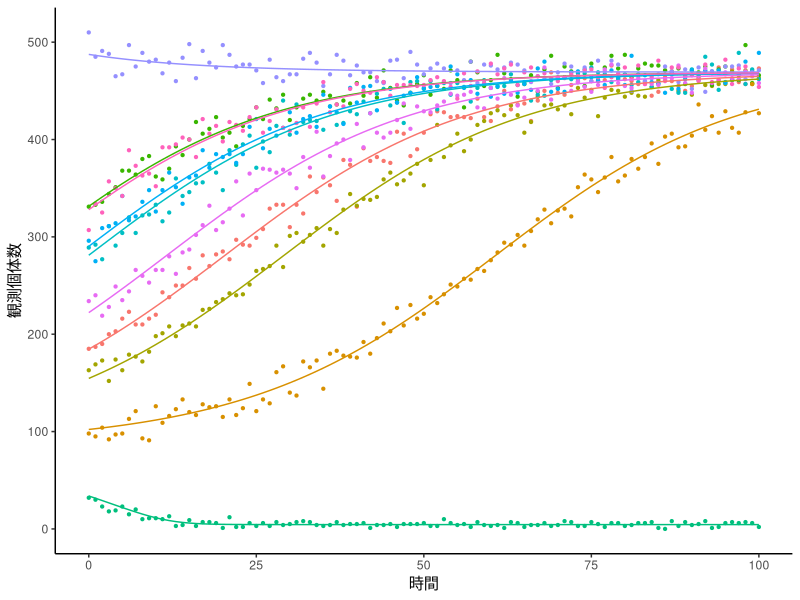

Write the R code that produced this figure.
library(deSolve)
library(ggplot2)
library(dplyr)
library(tidyr)

# 微分方程式の定義
Ppun_aggr <- function(t, x, params) {
  alpha <- params["alpha"]
  beta <- params["beta"]
  s <- params["s"]
  N <- params["N"]
  
  dxdt <- (alpha + beta * x[1]) * (N - x[1]) - (s * x[1]) / (s + x[1])
  
  list(c(dxdt))
}

# パラメータの設定
alpha <- 0.0045
beta <- 0.00015
s <- 10
N <- 600
times <- seq(0, 100, by = 1)  # 時間範囲

# 初期値をランダムにして10個のデータを生成
set.seed(100) 
initial_values <- runif(10, min = 0, max = N)
results <- list()

for (i in 1:10) {
  x0 <- initial_values[i]
  params <- c(alpha = alpha, beta = beta, s = s, N = N)
  output <- ode(y = c(x = x0), times = times, func = Ppun_aggr, parms = params)
  df <- as.data.frame(output)
  df$initial_value <- x0
  
  # 二項分布に従ってばらつかせる
  df$x_obs <- rbinom(n = nrow(df), size = N, prob = df$x / N)
  
  results[[i]] <- df
}

# データを結合
all_data <- bind_rows(results, .id = "series")

# ggplotで散布図を作成
plt <- ggplot(all_data, aes(x = time, y = x_obs, color = as.factor(series))) +
  geom_point(size=0.8) +
  geom_line(aes(y = x), linetype = "solid") +
  labs(x = "時間", y = "観測個体数", color = "系列") +
  theme_classic()+
  theme(legend.position = "none") 

ggsave("plot.png", plot = plt, width = 1000, height = 800, units = "px")
